Frame 1 (no input): blank canvas, image omitted
Frame 60 (no input): blank canvas, image omitted
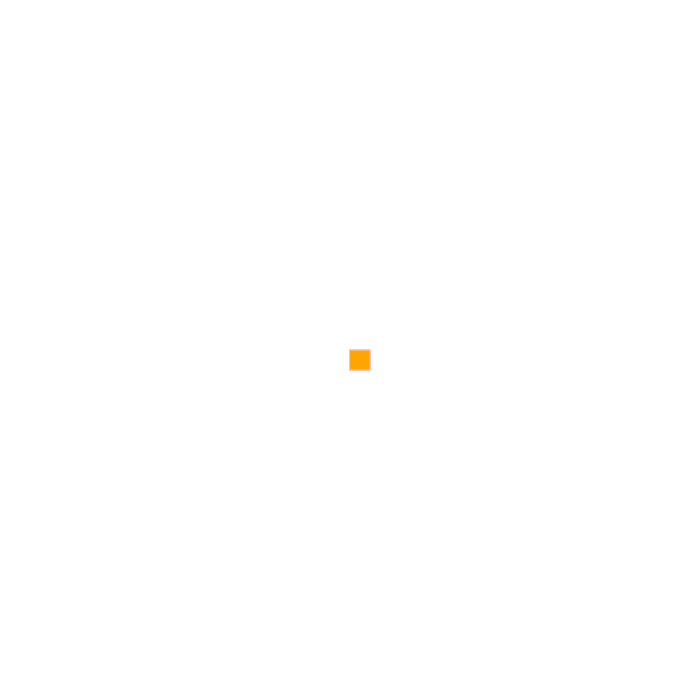
Frame 120 (the mouse pressed at the canvas centre since frame 60)

The p5.js sketch whose frames 1 and 60 were blank and that drew this single picture after the mouse press (run headless with seeded random() and noise() and a simulated clock; from frame 60 on, the mouse is pressed at the canvas centre):

// p5.js sketch
// ── sketch.js
function setup() {
    createCanvas(700, 700);
    background("white");
  }
  
  function draw() {
    
    stroke("pink");
    fill("orange");
  
    // console.log(mouseIsPressed);
  
    if (mouseIsPressed) {
      rect(mouseX, mouseY, 20, 20);
    }
  }
  
